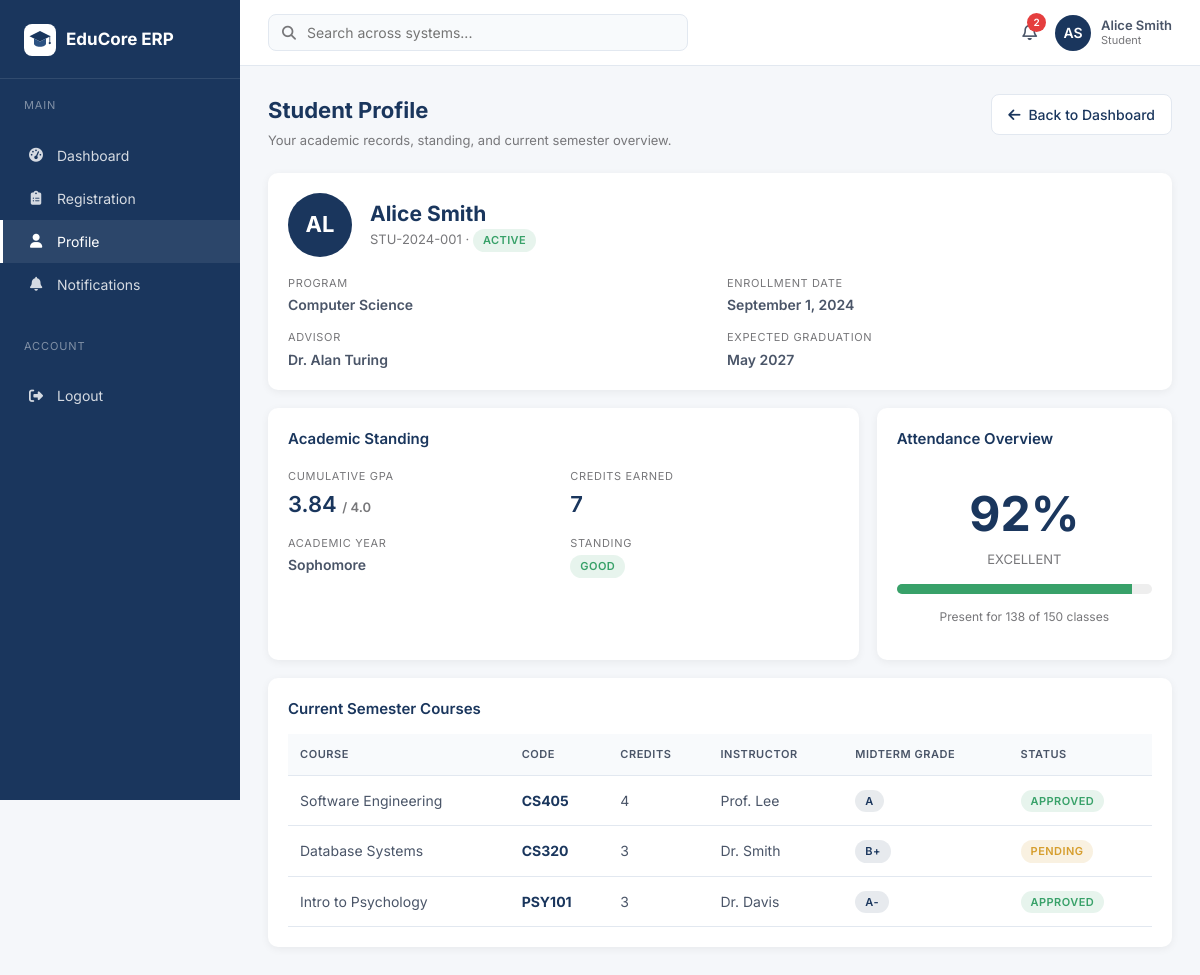
/student/profile.php (signed in), run on the app's committed database.
### tables this page shows
CREATE TABLE students (
  id INT AUTO_INCREMENT PRIMARY KEY,
  student_id VARCHAR(30) NOT NULL UNIQUE,
  name VARCHAR(120) NOT NULL,
  email VARCHAR(120) NOT NULL,
  program VARCHAR(80) NOT NULL,
  status ENUM('active','pending','suspended') NOT NULL DEFAULT 'active',
  enrollment_date DATE
);

CREATE TABLE registrations (
  id INT AUTO_INCREMENT PRIMARY KEY,
  student_pk INT NOT NULL,
  course_id INT NOT NULL,
  status ENUM('approved','pending') DEFAULT 'pending',
  registered_at TIMESTAMP DEFAULT CURRENT_TIMESTAMP
);

CREATE TABLE courses (
  id INT AUTO_INCREMENT PRIMARY KEY,
  code VARCHAR(20) NOT NULL UNIQUE,
  name VARCHAR(120) NOT NULL,
  credits INT NOT NULL DEFAULT 3,
  lecturer VARCHAR(120),
  schedule VARCHAR(80),
  room VARCHAR(40),
  seats_taken INT DEFAULT 0,
  seats_total INT DEFAULT 40,
  department VARCHAR(80)
);

### student/profile.php (the view, shortened to what this page needs)
<?php
require_once __DIR__ . '/../config/db.php';
$u = $pdo->prepare("SELECT * FROM users WHERE id=?");
$u->execute([$_SESSION['user_id']]);
$user = $u->fetch();
$s = $pdo->prepare("SELECT * FROM students WHERE email=?");
$s->execute([$user['email']]);
$student = $s->fetch();
$student_pk = $student['id'] ?? 0;
$regs = [];
$totalCredits = 0;
$attendancePct = 92;
if ($student_pk) {
    $r = $pdo->prepare("SELECT r.*, c.code, c.name, c.credits, c.lecturer FROM registrations r JOIN courses c ON r.course_id=c.id WHERE r.student_pk=?");
    $r->execute([$student_pk]);
    $regs = $r->fetchAll();
    foreach ($regs as $reg) if ($reg['status']==='approved') $totalCredits += (int)$reg['credits'];
}
$placeholderGrades = ['A','B+','A-','A','B','A+'];
require __DIR__ . '/../partials/header.php';
require __DIR__ . '/../partials/sidebar.php';
require __DIR__ . '/../partials/navbar.php';
?>
<div class="page-header">
  <div>
    <h1>Student Profile</h1>
    <p>Your academic records, standing, and current semester overview.</p>
  </div>
  <div class="actions">
    <a href="dashboard.php" class="btn btn-outline"><i class="fa-solid fa-arrow-left"></i> Back to Dashboard</a>
  </div>
</div>
<?php if (!$student): ?>
  <div class="alert alert-danger">Your student profile is not linked. Contact administration.</div>
<?php else: ?>
<div class="card">
  <div class="profile-header">
    <div class="av" style="width:64px;height:64px;border-radius:50%;background:var(--primary);color:#fff;display:flex;align-items:center;justify-content:center;font-weight:700;font-size:22px">
      <?= strtoupper(substr($student['name'],0,2)) ?>
    </div>
    <div>
      <h2 style="margin:0;color:var(--primary)"><?= htmlspecialchars($student['name']) ?></h2>
      <div style="color:var(--neutral);font-size:13px"><?= htmlspecialchars($student['student_id']) ?> ·
        <?php $cls = $student['status']==='active'?'success':($student['status']==='pending'?'warning':'danger'); ?>
        <span class="badge badge-<?= $cls ?>"><?= htmlspecialchars($student['status']) ?></span>
      </div>
    </div>
  </div>
  <div class="profile-meta">
    <div class="item"><div class="lbl">Program</div><div class="val"><?= htmlspecialchars($student['program']) ?></div></div>
    <div class="item"><div class="lbl">Enrollment Date</div><div class="val"><?= htmlspecialchars(date('F j, Y', strtotime($student['enrollment_date']))) ?></div></div>
    <div class="item"><div class="lbl">Advisor</div><div class="val">Dr. Alan Turing</div></div>
    <div class="item"><div class="lbl">Expected Graduation</div><div class="val">May 2027</div></div>
  </div>
</div>
<div class="grid-2">
  <div class="card">
    <div class="card-title">Academic Standing</div>
    <div class="profile-meta">
      <div class="item"><div class="lbl">Cumulative GPA</div><div class="val" style="font-size:22px;color:var(--primary)">3.84 <span style="font-size:13px;color:var(--neutral)">/ 4.0</span></div></div>
      <div class="item"><div class="lbl">Credits Earned</div><div class="val" style="font-size:22px;color:var(--primary)"><?= $totalCredits ?: 45 ?></div></div>
      <div class="item"><div class="lbl">Academic Year</div><div class="val">Sophomore</div></div>
      <div class="item"><div class="lbl">Standing</div><div class="val"><span class="badge badge-success">Good</span></div></div>
    </div>
  </div>
  <div class="card">
    <div class="card-title">Attendance Overview</div>
    <div style="text-align:center;padding:14px 0">
      <div style="font-size:48px;color:var(--primary);font-weight:700"><?= $attendancePct ?>%</div>
      <div style="color:var(--neutral);font-size:13px">EXCELLENT</div>
      <div style="background:#eee;border-radius:6px;height:10px;margin:14px 0;overflow:hidden">
        <div style="background:var(--success);height:100%;width:<?= $attendancePct ?>%"></div>
      </div>
      <div style="font-size:12px;color:var(--neutral)">Present for <?= round($attendancePct*1.5) ?> of 150 classes</div>
    </div>
  </div>
</div>
<div class="card">
  <div class="card-title">Current Semester Courses</div>
  <div class="table-wrap">
    <table class="table">
      <thead><tr><th>Course</th><th>Code</th><th>Credits</th><th>Instructor</th><th>Midterm Grade</th><th>Status</th></tr></thead>
      <tbody>
        <?php foreach ($regs as $i => $r): ?>
          <tr>
            <td><?= htmlspecialchars($r['name']) ?></td>
            <td><strong style="color:var(--primary)"><?= htmlspecialchars($r['code']) ?></strong></td>
            <td><?= (int)$r['credits'] ?></td>
            <td><?= htmlspecialchars($r['lecturer']) ?: 'TBA' ?></td>
            <td><span class="badge badge-info"><?= $placeholderGrades[$i % count($placeholderGrades)] ?></span></td>
            <td>
              <?php $cls = $r['status']==='approved'?'success':'warning'; ?>
              <span class="badge badge-<?= $cls ?>"><?= htmlspecialchars($r['status']) ?></span>
            </td>
          </tr>
        <?php endforeach; ?>
      </tbody>
    </table>
  </div>
</div>
<?php endif; ?>
<?php require __DIR__ . '/../partials/footer.php'; ?>

### assets/css/style.css (style rules this page uses)
*,*::before,*::after { box-sizing:border-box;margin:0;padding:0 }
:root { --primary:#1A365D;--primary-light:#2C5282;--secondary:#fff; --tertiary:#4A5568;--neutral:#77777A;--bg:#f5f7fa; --border:#e2e8f0;--success:#38A169;--warning:#D69E2E;--danger:#E53E3E; --radius:10px;--shadow:0 2px 8px rgba(0,0,0,0.06); }
body { font-family:'Inter',system-ui,-apple-system,Segoe UI,sans-serif;background:var(--bg);color:var(--tertiary);font-size:14px;line-height:1.5;-webkit-font-smoothing:antialiased }
a { color:var(--primary);text-decoration:none }
.page-header { display:flex;justify-content:space-between;align-items:flex-start;margin-bottom:22px;gap:16px;flex-wrap:wrap }
.page-header h1 { font-size:22px;color:var(--primary);margin:0 0 4px;font-weight:700 }
.page-header p { color:var(--neutral);margin:0;font-size:13px }
.page-header .actions { display:flex;gap:8px;flex-wrap:wrap }
.card { background:#fff;border-radius:var(--radius);box-shadow:var(--shadow);padding:20px;margin-bottom:18px }
.card-title { font-size:15px;font-weight:600;color:var(--primary);margin:0 0 14px;display:flex;justify-content:space-between;align-items:center;gap:10px }
.grid-2 { display:grid;grid-template-columns:2fr 1fr;gap:18px }
.table-wrap { overflow-x:auto }
.table { width:100%;border-collapse:collapse;font-size:14px }
.table th { text-align:left;padding:12px;background:#f8fafc;color:var(--tertiary);font-weight:600;border-bottom:1px solid var(--border);font-size:11px;text-transform:uppercase;letter-spacing:0.05em }
.table td { padding:13px 12px;border-bottom:1px solid var(--border);color:var(--tertiary);vertical-align:middle }
.badge { display:inline-block;padding:3px 10px;border-radius:999px;font-size:11px;font-weight:600;text-transform:uppercase;letter-spacing:0.04em }
.badge-success { background:rgba(56,161,105,0.12);color:var(--success) }
.badge-warning { background:rgba(214,158,46,0.14);color:var(--warning) }
.badge-info { background:rgba(26,54,93,0.1);color:var(--primary) }
.btn { display:inline-flex;align-items:center;gap:8px;padding:9px 16px;border-radius:8px;font-size:14px;font-weight:500;border:1px solid transparent;cursor:pointer;text-decoration:none;transition:.15s;font-family:inherit;white-space:nowrap }
.btn-outline { background:#fff;color:var(--primary);border-color:var(--border) }
.profile-header { display:flex;gap:18px;align-items:center;margin-bottom:6px }
.profile-header .av { width:64px;height:64px;border-radius:50%;background:var(--primary);color:#fff;display:flex;align-items:center;justify-content:center;font-weight:700;font-size:22px }
.profile-meta { display:grid;grid-template-columns:repeat(2,1fr);gap:14px;margin-top:18px }
.profile-meta .item .lbl { font-size:11px;text-transform:uppercase;color:var(--neutral);letter-spacing:.06em }
.profile-meta .item .val { font-weight:600;color:var(--tertiary);margin-top:3px;font-size:14px }

### data on the page
students: name "AL", name "Alice Smith", student "STU-2024-001", status "ACTIVE", program "Computer Science", enrollment_date "September 1, 2024"
registrations: course.name "Software Engineering", course.code "CS405", course.credits "4", course.lecturer "Prof. Lee", placeholderGrades "A", status "APPROVED"
registrations: course.name "Database Systems", course.code "CS320", course.credits "3", course.lecturer "Dr. Smith", placeholderGrades "B+", status "PENDING"
registrations: course.name "Intro to Psychology", course.code "PSY101", course.credits "3", course.lecturer "Dr. Davis", placeholderGrades "A-", status "APPROVED"

### other printed values
$item[0] "Dashboard"
$item[0] "Registration"
$item[0] "Profile"
$item[0] "Notifications"
$notifCount "2"
$initials "AS"
$uname "Alice Smith"
$urole "Student"
$totalCredits ?: 45 "7"
$attendancePct "92"
$attendancePct*1.5 "138"
